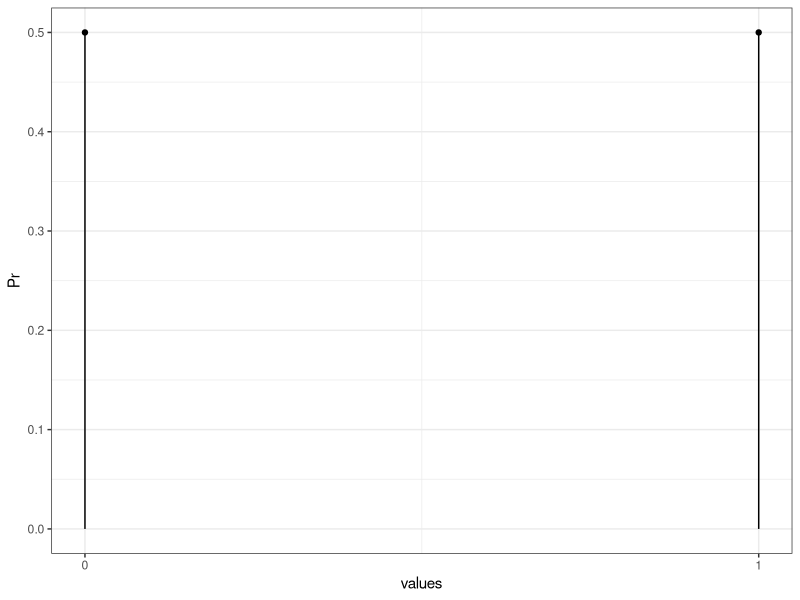
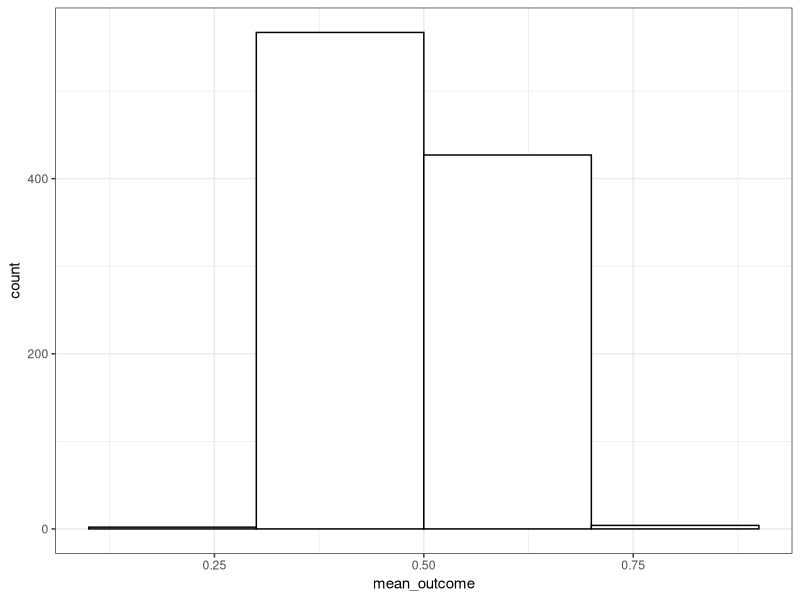

Generate these figures, in order, with R:
## ---- chunk 1
knitr::opts_chunk$set(echo = TRUE)

library(tidyverse)
## ---- chunk 2

values <- 0:1 # Значения, которые может принимать, где 0 не выздровел, 1 - выздоровел
max_val <- max(values) # Максимальное значение случайной величины
Pr <- 1/length(values)  # Распределение в генеральной совокупности

df <- data.frame(values, Pr)

ggplot(df, aes(x=values, y=Pr)) +
  geom_point() + 
  geom_segment( aes(x=values, xend=values, y=0, yend=Pr)) +
  scale_x_continuous(breaks = values) +
  theme_bw()

## ---- chunk 3

true_mean <- sum(values*Pr) # Истинное среднее (математическое ожидание).

print(true_mean)

variance <- sum((values-true_mean)^2*Pr) # Дисперсия

print(variance)

standard_deviation <- sqrt(variance)

print(standard_deviation)

## ---- chunk 4

n_patients <- 5 # Количество добровольцев 

my_group_upd <- round(runif(n_patients, 0, max_val), 0) # Результаты добровольцев

print(my_group_upd)

sample_mean <- mean(my_group_upd)

print(sample_mean)

## ---- chunk 5

n_patients <- 50 # Количество добровольцев 

n_repeats <- 1000 # Количество повторений эксперимента

df_all_repeats <- data.frame(
  n_exp = rep(1:n_repeats, each = n_patients),
  ID =  rep(1:n_patients, n_repeats),
  Outcome = round(runif(n_repeats*n_patients, 0, max_val), 0)
)

## ---- chunk 6

df_sample_mean <- df_all_repeats %>% 
  group_by(n_exp) %>% 
  dplyr::summarise(mean_outcome = mean(Outcome)) %>% 
  ungroup()

ggplot(df_sample_mean, aes(x = mean_outcome)) +
  geom_histogram(color = 'black', fill = 'white', binwidth = 0.2) +
  theme_bw()

## ---- chunk 7

error <- sqrt( mean((df_sample_mean$mean_outcome-true_mean)^2) )
print(error)

